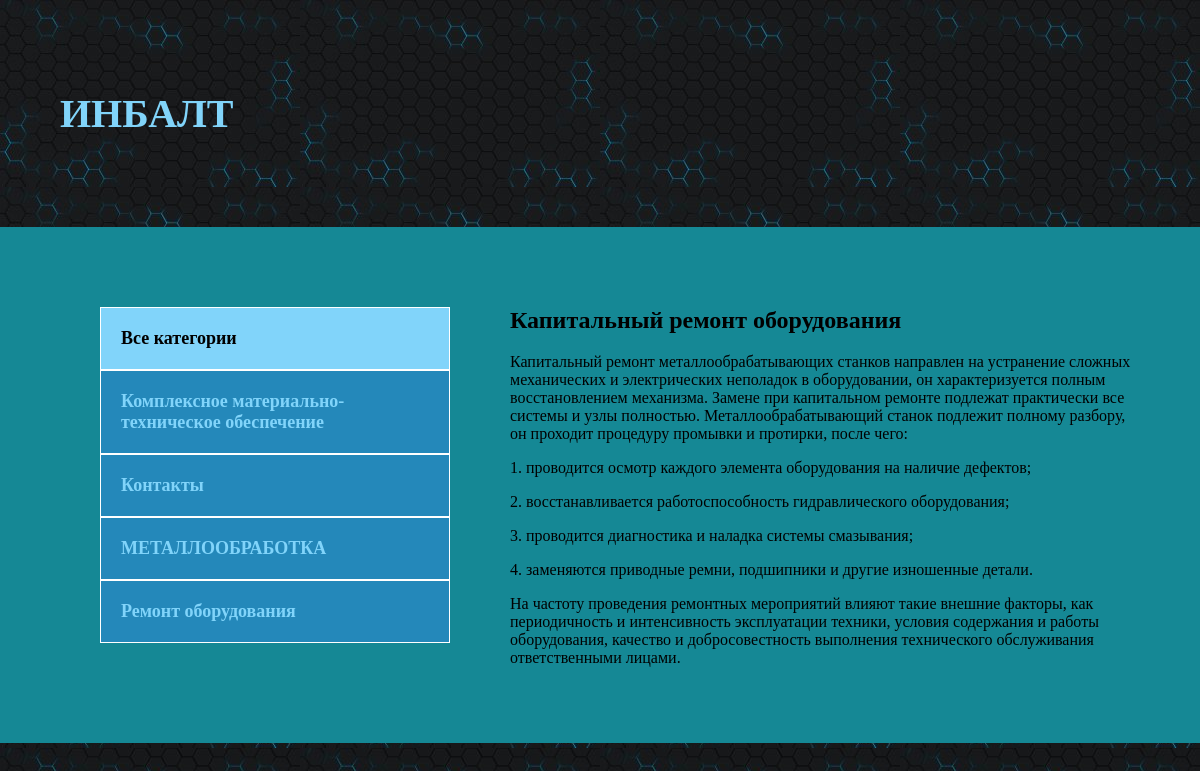
/post/kapitalnyj-remont-oborudovaniya/, run on the app's committed database.
### blog/models.py (models this page shows, shortened)
class Category(models.Model):
    name = models.CharField(max_length=255, verbose_name='Категория')
    slug = models.SlugField(max_length=255, unique=True, verbose_name='URL')
    def get_absolute_url(self):
        return reverse('category', kwargs={'cat_slug': self.slug})
    class Meta:
        verbose_name = "Категорию"
        verbose_name_plural = "Категории"

class Blog(models.Model):
    title = models.CharField(max_length=255, verbose_name='Название')
    slug = models.SlugField(max_length=255, unique=True, verbose_name='URL')
    content = models.TextField(blank=True, verbose_name='Контент')
    photo = models.ImageField(upload_to="photos/%Y/%m/%d/", blank=True, verbose_name='Фото')
    time_created = models.DateTimeField(auto_now_add=True, verbose_name='Дата публикации')
    time_update = models.DateTimeField(auto_now=True, verbose_name='Дата обновления')
    is_published = models.BooleanField(default=True, verbose_name='Опубликовано')
    cat = models.ForeignKey('Category', on_delete=models.PROTECT, verbose_name='Категория')
    def __str__(self):
        return self.title
    class Meta:
        verbose_name = "Новость"
        verbose_name_plural = "Новости"
        ordering = ['-time_created']

### blog/views.py (the view)
# urls.py: path('post/<slug:post_slug>/', ShowPost.as_view(), name='post'),
class ShowPost(DataMixin, DetailView):
    model = Blog
    template_name = "blog/post.html"
    slug_url_kwarg = 'post_slug'
    context_object_name = 'post'
    def get_context_data(self, *, object_list=None, **kwargs):
        context = super().get_context_data(**kwargs)
        c_def = self.get_user_context(title=context['post'])
        return dict(list(context.items()) + list(c_def.items()))

### blog/utils.py (called while the page is built)
    def get_user_context(self, **kwargs):
        context = kwargs
        cats = Category.objects.annotate(Count('blog'))
        user_menu = menu.copy()
        if not self.request.user.is_authenticated:
            user_menu.pop(0)
        context['menu'] = user_menu
        context['cats'] = cats
        if 'cat_selected' not in context:
            context['cat_selected'] = 0
        return context

### blog/templates/blog/post.html (shortened to what this page needs)
{% extends 'blog/base.html' %}
{% block content %}
<div class="post">
    <h2>{{ post.title }}</h2>
    {{post.content|safe}}
</div>
{% endblock %}

### blog/templates/blog/base.html (shortened to what this page needs)
<!DOCTYPE html>
{% load blog_tags %}
{% load static %}
<html lang="en">
<head>
    <link rel="stylesheet" href="{% static 'css/style.css' %}">
</head>
<body>
    <div class="header">
        <div class="wrap">
          <ul class="mainmenu">
              <li class="ИНБАЛТ"><a href="{% url 'index' %}"><h1>ИНБАЛТ</h1></a></li>
          </ul>
        </div>
    </div>
    <div class="content">
        <div class="wrap">
          <div class="sidebar">
                <ul>
                    {% if cat_selected == 0 %}
                    <li class="selected">Все категории</li>
                    {% else %}
                    <li><a href="{% url 'index' %}">Все категории</a></li>
                    {% endif %}
                    {% for c in cats %}
                        {% if c.blog__count > 0 %}
                            {% if c.pk == cat_selected %}
                            <li class="selected">{{ c.name }}</li>
                            {% else %}
                            <li><a href="{{ c.get_absolute_url }}">{{ c.name }}</a></li>
                            {% endif %}
                        {% endif %}
                    {% endfor %}
                </ul>
          </div>
          <div class="main">
              {% block content %}
              {% endblock %}
          </div>
        </div>
    </div>
</body>

### blog/static/css/style.css (style rules this page uses)
body { margin: 0; padding: 0; background: url(static/blog/Phon.jpg); background-attachment: fixed; font-family: Times New Roman, Geneva, Tahoma, sans-serif; }
.wrap { max-width: 1400px; margin: 0 auto; text-decoration: #134c69; }
.content .wrap { background: #158895; padding: 60px; box-sizing: border-box; display: flex; }
ul { list-style: none; }
a { color: #81d4fa; text-decoration: none; padding: 20px; }
.header { background: #6b616108; padding: 20px; }
.mainmenu { display: flex; align-items: center; font-size: 20px; font-weight: bold; justify-content: space-between; }
.sidebar ul { width: 350px; margin-right: 60px; margin-top: 20px; }
.sidebar a { padding: 20px; display: block; border: 1px solid #FFF; background: #2488ba; font-weight: bold; font-size: 18px; }
.selected { font-size: 18px; padding: 20px; border: 1px solid #FFF; font-weight: bold; background: #81d4fa; }
.post { font-size: 16px; }

### blog/templates/blog/base.html (style rules this page uses)
body { background:url(static/blog/Phon.jpg) }

### data on the page
Category: name "Комплексное материально-техническое обеспечение"
Category: name "Контакты"
Category: name "МЕТАЛЛООБРАБОТКА"
Category: name "Ремонт оборудования"
Blog: title "Капитальный ремонт оборудования", content "Капитальный ремонт металлообрабатывающих станков направлен на устранение сложных механических и электрических неполадок в оборудовании, он характеризуется полным восстановлением механизма. Замене при капитальном ремонте подлежат практически все системы и узлы полностью. Металлообрабатывающий станок подлежит полному разбору, он проходит процедуру промывки и протирки, после чего: 1. проводится осмотр каждого элемента оборудования на наличие дефектов; 2. восстанавливается работоспособность гидравлического оборудования; 3. проводится диагностика и наладка системы смазывания; 4. заменяются приводные ремни, подшипники и другие изношенные детали. На частоту проведения ремонтных мероприятий влияют…"
